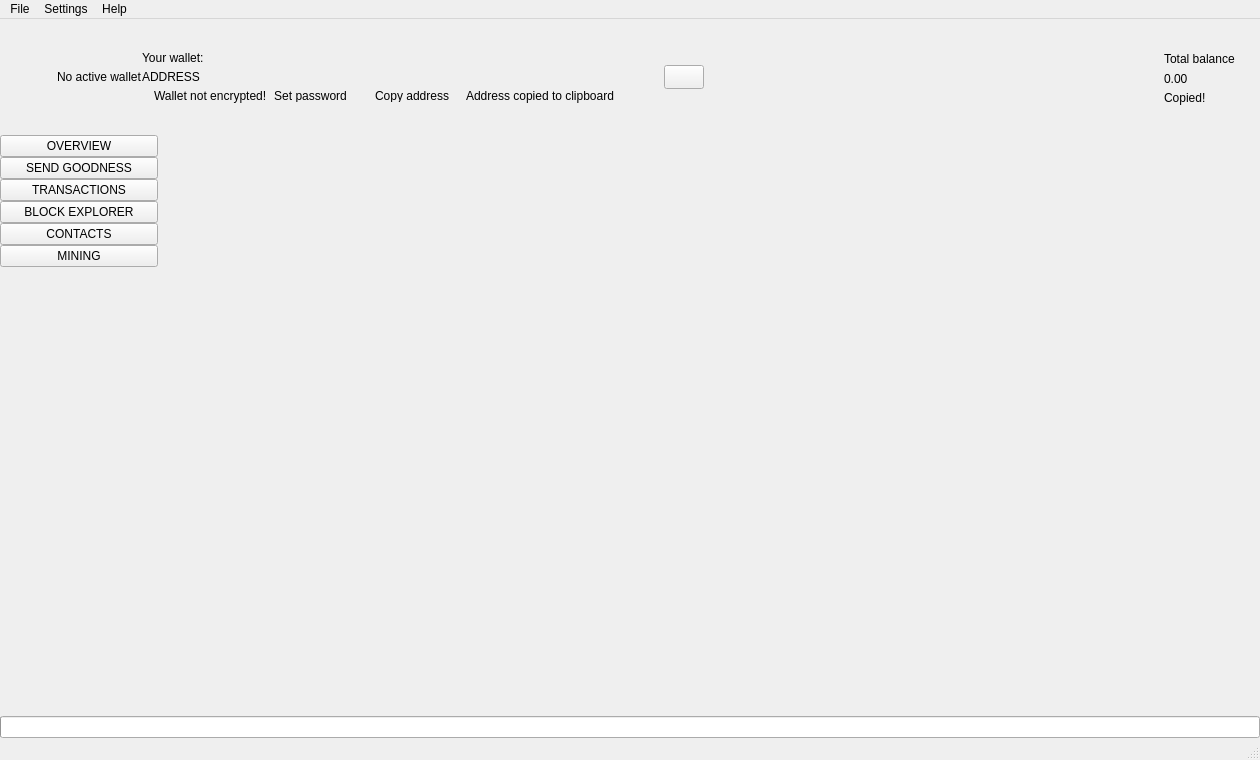
 <widget class="QMainWindow" name="MainWindow">
  <property name="geometry">
   <rect>
    <x>0</x>
    <y>0</y>
    <width>1260</width>
    <height>760</height>
   </rect>
  </property>
  <property name="sizePolicy">
   <sizepolicy hsizetype="Preferred" vsizetype="Preferred">
    <horstretch>0</horstretch>
    <verstretch>0</verstretch>
   </sizepolicy>
  </property>
  <property name="minimumSize">
   <size>
    <width>1260</width>
    <height>600</height>
   </size>
  </property>
  <property name="maximumSize">
   <size>
    <width>16777215</width>
    <height>16777215</height>
   </size>
  </property>
  <property name="windowTitle">
   <string>MainWindow</string>
  </property>
  <property name="windowIcon">
   <iconset>
    <normaloff>:/images/intensecoin</normaloff>:/images/intensecoin</iconset>
  </property>
  <widget class="QWidget" name="centralwidget">
   <layout class="QVBoxLayout" name="verticalLayout_2">
    <property name="spacing">
     <number>0</number>
    </property>
    <property name="leftMargin">
     <number>0</number>
    </property>
    <property name="topMargin">
     <number>0</number>
    </property>
    <property name="rightMargin">
     <number>0</number>
    </property>
    <property name="bottomMargin">
     <number>0</number>
    </property>
    <item>
     <widget class="QFrame" name="m_headerFrame">
      <property name="minimumSize">
       <size>
        <width>0</width>
        <height>116</height>
       </size>
      </property>
      <property name="maximumSize">
       <size>
        <width>16777215</width>
        <height>116</height>
       </size>
      </property>
      <property name="frameShape">
       <enum>QFrame::NoFrame</enum>
      </property>
      <property name="frameShadow">
       <enum>QFrame::Raised</enum>
      </property>
      <layout class="QHBoxLayout" name="horizontalLayout_3">
       <property name="spacing">
        <number>0</number>
       </property>
       <property name="leftMargin">
        <number>0</number>
       </property>
       <property name="topMargin">
        <number>0</number>
       </property>
       <property name="rightMargin">
        <number>25</number>
       </property>
       <property name="bottomMargin">
        <number>0</number>
       </property>
       <item>
        <spacer name="horizontalSpacer_2">
         <property name="orientation">
          <enum>Qt::Horizontal</enum>
         </property>
         <property name="sizeType">
          <enum>QSizePolicy::Fixed</enum>
         </property>
         <property name="sizeHint" stdset="0">
          <size>
           <width>30</width>
           <height>20</height>
          </size>
         </property>
        </spacer>
       </item>
       <item>
        <widget class="QLabel" name="m_logoLabel">
         <property name="maximumSize">
          <size>
           <width>78</width>
           <height>90</height>
          </size>
         </property>
         <property name="text">
          <string/>
         </property>
         <property name="pixmap">
          <pixmap resource="../../resources.qrc">:/icons/goodness.svg</pixmap>
         </property>
         <property name="scaledContents">
          <bool>true</bool>
         </property>
        </widget>
       </item>
       <item>
        <spacer name="horizontalSpacer_5">
         <property name="orientation">
          <enum>Qt::Horizontal</enum>
         </property>
         <property name="sizeType">
          <enum>QSizePolicy::Fixed</enum>
         </property>
         <property name="sizeHint" stdset="0">
          <size>
           <width>20</width>
           <height>20</height>
          </size>
         </property>
        </spacer>
       </item>
       <item>
        <widget class="WalletGui::WalletSmallGrayTextLabel" name="m_noWalletLabel">
         <property name="text">
          <string>No active wallet</string>
         </property>
        </widget>
       </item>
       <item>
        <widget class="QFrame" name="m_walletFrame">
         <property name="frameShape">
          <enum>QFrame::NoFrame</enum>
         </property>
         <property name="frameShadow">
          <enum>QFrame::Raised</enum>
         </property>
         <layout class="QVBoxLayout" name="verticalLayout_3">
          <property name="spacing">
           <number>5</number>
          </property>
          <property name="leftMargin">
           <number>0</number>
          </property>
          <property name="topMargin">
           <number>0</number>
          </property>
          <property name="rightMargin">
           <number>0</number>
          </property>
          <property name="bottomMargin">
           <number>0</number>
          </property>
          <item>
           <spacer name="verticalSpacer_3">
            <property name="orientation">
             <enum>Qt::Vertical</enum>
            </property>
            <property name="sizeType">
             <enum>QSizePolicy::Minimum</enum>
            </property>
            <property name="sizeHint" stdset="0">
             <size>
              <width>20</width>
              <height>40</height>
             </size>
            </property>
           </spacer>
          </item>
          <item>
           <widget class="WalletGui::WalletSmallGrayTextLabel" name="m_walletLabel">
            <property name="text">
             <string>Your wallet:</string>
            </property>
            <property name="indent">
             <number>0</number>
            </property>
           </widget>
          </item>
          <item>
           <widget class="QLabel" name="m_addressLabel">
            <property name="sizePolicy">
             <sizepolicy hsizetype="Preferred" vsizetype="Preferred">
              <horstretch>0</horstretch>
              <verstretch>0</verstretch>
             </sizepolicy>
            </property>
            <property name="cursor">
             <cursorShape>PointingHandCursor</cursorShape>
            </property>
            <property name="toolTip">
             <string>Click to copy</string>
            </property>
            <property name="text">
             <string>ADDRESS</string>
            </property>
            <property name="indent">
             <number>0</number>
            </property>
           </widget>
          </item>
          <item>
           <layout class="QHBoxLayout" name="horizontalLayout_2">
            <property name="spacing">
             <number>0</number>
            </property>
            <item alignment="Qt::AlignTop">
             <widget class="QFrame" name="m_notEncryptedFrame">
              <property name="frameShape">
               <enum>QFrame::NoFrame</enum>
              </property>
              <property name="frameShadow">
               <enum>QFrame::Raised</enum>
              </property>
              <layout class="QHBoxLayout" name="horizontalLayout_4">
               <property name="spacing">
                <number>0</number>
               </property>
               <property name="leftMargin">
                <number>0</number>
               </property>
               <property name="topMargin">
                <number>0</number>
               </property>
               <property name="rightMargin">
                <number>0</number>
               </property>
               <property name="bottomMargin">
                <number>0</number>
               </property>
               <item alignment="Qt::AlignVCenter">
                <widget class="QLabel" name="m_notEncryptedIconLabel">
                 <property name="text">
                  <string/>
                 </property>
                 <property name="pixmap">
                  <pixmap resource="../../resources.qrc">:/icons/lock_open_gray</pixmap>
                 </property>
                 <property name="alignment">
                  <set>Qt::AlignLeading|Qt::AlignLeft|Qt::AlignVCenter</set>
                 </property>
                </widget>
               </item>
               <item>
                <spacer name="horizontalSpacer_11">
                 <property name="orientation">
                  <enum>Qt::Horizontal</enum>
                 </property>
                 <property name="sizeType">
                  <enum>QSizePolicy::Fixed</enum>
                 </property>
                 <property name="sizeHint" stdset="0">
                  <size>
                   <width>5</width>
                   <height>3</height>
                  </size>
                 </property>
                </spacer>
               </item>
               <item alignment="Qt::AlignVCenter">
                <widget class="WalletGui::WalletTinyGrayTextLabel" name="m_notEncryptedTextLabel">
                 <property name="text">
                  <string>Wallet not encrypted!</string>
                 </property>
                 <property name="alignment">
                  <set>Qt::AlignLeading|Qt::AlignLeft|Qt::AlignVCenter</set>
                 </property>
                </widget>
               </item>
               <item>
                <spacer name="horizontalSpacer_9">
                 <property name="orientation">
                  <enum>Qt::Horizontal</enum>
                 </property>
                 <property name="sizeType">
                  <enum>QSizePolicy::Fixed</enum>
                 </property>
                 <property name="sizeHint" stdset="0">
                  <size>
                   <width>3</width>
                   <height>3</height>
                  </size>
                 </property>
                </spacer>
               </item>
               <item alignment="Qt::AlignVCenter">
                <widget class="WalletGui::WalletTinyLinkLikeButton" name="m_encryptButton">
                 <property name="sizePolicy">
                  <sizepolicy hsizetype="Minimum" vsizetype="Minimum">
                   <horstretch>0</horstretch>
                   <verstretch>0</verstretch>
                  </sizepolicy>
                 </property>
                 <property name="minimumSize">
                  <size>
                   <width>0</width>
                   <height>3</height>
                  </size>
                 </property>
                 <property name="cursor">
                  <cursorShape>PointingHandCursor</cursorShape>
                 </property>
                 <property name="text">
                  <string>Set password</string>
                 </property>
                 <property name="flat">
                  <bool>true</bool>
                 </property>
                </widget>
               </item>
               <item>
                <spacer name="horizontalSpacer_10">
                 <property name="orientation">
                  <enum>Qt::Horizontal</enum>
                 </property>
                 <property name="sizeType">
                  <enum>QSizePolicy::Fixed</enum>
                 </property>
                 <property name="sizeHint" stdset="0">
                  <size>
                   <width>20</width>
                   <height>3</height>
                  </size>
                 </property>
                </spacer>
               </item>
              </layout>
             </widget>
            </item>
            <item alignment="Qt::AlignVCenter">
             <widget class="WalletGui::WalletTinyLinkLikeButton" name="m_copyAddressButton">
              <property name="sizePolicy">
               <sizepolicy hsizetype="Minimum" vsizetype="Minimum">
                <horstretch>0</horstretch>
                <verstretch>0</verstretch>
               </sizepolicy>
              </property>
              <property name="minimumSize">
               <size>
                <width>0</width>
                <height>3</height>
               </size>
              </property>
              <property name="cursor">
               <cursorShape>PointingHandCursor</cursorShape>
              </property>
              <property name="focusPolicy">
               <enum>Qt::NoFocus</enum>
              </property>
              <property name="autoFillBackground">
               <bool>true</bool>
              </property>
              <property name="text">
               <string>Copy address</string>
              </property>
              <property name="flat">
               <bool>true</bool>
              </property>
             </widget>
            </item>
            <item>
             <spacer name="horizontalSpacer_7">
              <property name="orientation">
               <enum>Qt::Horizontal</enum>
              </property>
              <property name="sizeType">
               <enum>QSizePolicy::Fixed</enum>
              </property>
              <property name="sizeHint" stdset="0">
               <size>
                <width>13</width>
                <height>3</height>
               </size>
              </property>
             </spacer>
            </item>
            <item alignment="Qt::AlignVCenter">
             <widget class="WalletGui::CopyMagicLabel" name="m_copyAddressLabel">
              <property name="text">
               <string>Address copied to clipboard</string>
              </property>
              <property name="alignment">
               <set>Qt::AlignLeading|Qt::AlignLeft|Qt::AlignVCenter</set>
              </property>
             </widget>
            </item>
            <item>
             <spacer name="horizontalSpacer">
              <property name="orientation">
               <enum>Qt::Horizontal</enum>
              </property>
              <property name="sizeHint" stdset="0">
               <size>
                <width>40</width>
                <height>3</height>
               </size>
              </property>
             </spacer>
            </item>
           </layout>
          </item>
          <item>
           <spacer name="verticalSpacer_2">
            <property name="orientation">
             <enum>Qt::Vertical</enum>
            </property>
            <property name="sizeType">
             <enum>QSizePolicy::Minimum</enum>
            </property>
            <property name="sizeHint" stdset="0">
             <size>
              <width>20</width>
              <height>40</height>
             </size>
            </property>
           </spacer>
          </item>
         </layout>
        </widget>
       </item>
       <item>
        <spacer name="horizontalSpacer_4">
         <property name="orientation">
          <enum>Qt::Horizontal</enum>
         </property>
         <property name="sizeType">
          <enum>QSizePolicy::Fixed</enum>
         </property>
         <property name="sizeHint" stdset="0">
          <size>
           <width>10</width>
           <height>16</height>
          </size>
         </property>
        </spacer>
       </item>
       <item>
        <widget class="WalletGui::WalletSmallButton" name="m_qrButton">
         <property name="sizePolicy">
          <sizepolicy hsizetype="Fixed" vsizetype="Fixed">
           <horstretch>0</horstretch>
           <verstretch>0</verstretch>
          </sizepolicy>
         </property>
         <property name="minimumSize">
          <size>
           <width>24</width>
           <height>24</height>
          </size>
         </property>
         <property name="text">
          <string/>
         </property>
         <property name="icon">
          <iconset resource="../../resources.qrc">
           <normaloff>:/icons/qr-icon</normaloff>:/icons/qr-icon</iconset>
         </property>
         <property name="iconSize">
          <size>
           <width>30</width>
           <height>30</height>
          </size>
         </property>
        </widget>
       </item>
       <item>
        <spacer name="horizontalSpacer_3">
         <property name="orientation">
          <enum>Qt::Horizontal</enum>
         </property>
         <property name="sizeType">
          <enum>QSizePolicy::Expanding</enum>
         </property>
         <property name="sizeHint" stdset="0">
          <size>
           <width>34</width>
           <height>20</height>
          </size>
         </property>
        </spacer>
       </item>
       <item>
        <spacer name="horizontalSpacer_8">
         <property name="orientation">
          <enum>Qt::Horizontal</enum>
         </property>
         <property name="sizeType">
          <enum>QSizePolicy::Fixed</enum>
         </property>
         <property name="sizeHint" stdset="0">
          <size>
           <width>34</width>
           <height>20</height>
          </size>
         </property>
        </spacer>
       </item>
       <item alignment="Qt::AlignRight|Qt::AlignVCenter">
        <widget class="QFrame" name="m_balanceFrame">
         <layout class="QGridLayout" name="gridLayout">
          <property name="leftMargin">
           <number>0</number>
          </property>
          <property name="topMargin">
           <number>30</number>
          </property>
          <property name="rightMargin">
           <number>0</number>
          </property>
          <property name="bottomMargin">
           <number>0</number>
          </property>
          <property name="verticalSpacing">
           <number>3</number>
          </property>
          <item row="0" column="2">
           <layout class="QVBoxLayout" name="verticalLayout_4">
            <item>
             <widget class="QLabel" name="m_balanceTextLabel">
              <property name="text">
               <string>Total balance</string>
              </property>
             </widget>
            </item>
            <item>
             <widget class="QLabel" name="m_balanceLabel">
              <property name="cursor">
               <cursorShape>PointingHandCursor</cursorShape>
              </property>
              <property name="toolTip">
               <string>Click to copy</string>
              </property>
              <property name="text">
               <string>0.00</string>
              </property>
             </widget>
            </item>
           </layout>
          </item>
          <item row="1" column="2">
           <widget class="WalletGui::CopyMagicLabel" name="m_balanceCopyLabel">
            <property name="text">
             <string>Copied!</string>
            </property>
           </widget>
          </item>
          <item row="0" column="1">
           <spacer name="horizontalSpacer_6">
            <property name="orientation">
             <enum>Qt::Horizontal</enum>
            </property>
            <property name="sizeType">
             <enum>QSizePolicy::Fixed</enum>
            </property>
            <property name="sizeHint" stdset="0">
             <size>
              <width>2</width>
              <height>39</height>
             </size>
            </property>
           </spacer>
          </item>
          <item row="2" column="2">
           <spacer name="verticalSpacer_5">
            <property name="orientation">
             <enum>Qt::Vertical</enum>
            </property>
            <property name="sizeType">
             <enum>QSizePolicy::Expanding</enum>
            </property>
            <property name="sizeHint" stdset="0">
             <size>
              <width>20</width>
              <height>50</height>
             </size>
            </property>
           </spacer>
          </item>
          <item row="0" column="0">
           <widget class="QLabel" name="m_balanceIconLabel">
            <property name="text">
             <string/>
            </property>
            <property name="pixmap">
             <pixmap resource="../../resources.qrc">:/icons/total_balance</pixmap>
            </property>
           </widget>
          </item>
         </layout>
        </widget>
       </item>
      </layout>
     </widget>
    </item>
    <item>
     <layout class="QHBoxLayout" name="horizontalLayout" stretch="0,0,0,0,0,0,0,0">
      <property name="spacing">
       <number>0</number>
      </property>
      <item>
       <widget class="QFrame" name="m_toolFrame">
        <property name="frameShape">
         <enum>QFrame::NoFrame</enum>
        </property>
        <property name="frameShadow">
         <enum>QFrame::Plain</enum>
        </property>
        <property name="lineWidth">
         <number>0</number>
        </property>
        <layout class="QVBoxLayout" name="verticalLayout">
         <property name="spacing">
          <number>0</number>
         </property>
         <property name="leftMargin">
          <number>0</number>
         </property>
         <property name="topMargin">
          <number>0</number>
         </property>
         <property name="rightMargin">
          <number>0</number>
         </property>
         <property name="bottomMargin">
          <number>0</number>
         </property>
         <item>
          <widget class="QPushButton" name="m_overviewButton">
           <property name="sizePolicy">
            <sizepolicy hsizetype="Minimum" vsizetype="Fixed">
             <horstretch>0</horstretch>
             <verstretch>0</verstretch>
            </sizepolicy>
           </property>
           <property name="focusPolicy">
            <enum>Qt::NoFocus</enum>
           </property>
           <property name="text">
            <string>OVERVIEW</string>
           </property>
           <property name="checkable">
            <bool>true</bool>
           </property>
           <attribute name="buttonGroup">
            <string notr="true">m_toolButtonGroup</string>
           </attribute>
          </widget>
         </item>
         <item>
          <widget class="QPushButton" name="m_sendButton">
           <property name="sizePolicy">
            <sizepolicy hsizetype="Minimum" vsizetype="Fixed">
             <horstretch>0</horstretch>
             <verstretch>0</verstretch>
            </sizepolicy>
           </property>
           <property name="focusPolicy">
            <enum>Qt::NoFocus</enum>
           </property>
           <property name="text">
            <string>SEND GOODNESS</string>
           </property>
           <property name="checkable">
            <bool>true</bool>
           </property>
           <attribute name="buttonGroup">
            <string notr="true">m_toolButtonGroup</string>
           </attribute>
          </widget>
         </item>
         <item>
          <widget class="QPushButton" name="m_transactionsButton">
           <property name="sizePolicy">
            <sizepolicy hsizetype="Minimum" vsizetype="Fixed">
             <horstretch>0</horstretch>
             <verstretch>0</verstretch>
            </sizepolicy>
           </property>
           <property name="focusPolicy">
            <enum>Qt::NoFocus</enum>
           </property>
           <property name="text">
            <string>TRANSACTIONS</string>
           </property>
           <property name="checkable">
            <bool>true</bool>
           </property>
           <attribute name="buttonGroup">
            <string notr="true">m_toolButtonGroup</string>
           </attribute>
          </widget>
         </item>
         <item>
          <widget class="QPushButton" name="m_blockExplorerButton">
           <property name="focusPolicy">
            <enum>Qt::NoFocus</enum>
           </property>
           <property name="text">
            <string>BLOCK EXPLORER</string>
           </property>
           <property name="checkable">
            <bool>true</bool>
           </property>
           <attribute name="buttonGroup">
            <string notr="true">m_toolButtonGroup</string>
           </attribute>
          </widget>
         </item>
         <item>
          <widget class="QPushButton" name="m_addressBookButton">
           <property name="sizePolicy">
            <sizepolicy hsizetype="Minimum" vsizetype="Fixed">
             <horstretch>0</horstretch>
             <verstretch>0</verstretch>
            </sizepolicy>
           </property>
           <property name="focusPolicy">
            <enum>Qt::NoFocus</enum>
           </property>
           <property name="text">
            <string>CONTACTS</string>
           </property>
           <property name="checkable">
            <bool>true</bool>
           </property>
           <attribute name="buttonGroup">
            <string notr="true">m_toolButtonGroup</string>
           </attribute>
          </widget>
         </item>
         <item>
          <widget class="QPushButton" name="m_miningButton">
           <property name="focusPolicy">
            <enum>Qt::NoFocus</enum>
           </property>
           <property name="text">
            <string>MINING</string>
           </property>
           <property name="checkable">
            <bool>true</bool>
           </property>
           <attribute name="buttonGroup">
            <string notr="true">m_toolButtonGroup</string>
           </attribute>
          </widget>
         </item>
         <item>
          <spacer name="verticalSpacer">
           <property name="orientation">
            <enum>Qt::Vertical</enum>
           </property>
           <property name="sizeHint" stdset="0">
            <size>
             <width>20</width>
             <height>40</height>
            </size>
           </property>
          </spacer>
         </item>
        </layout>
       </widget>
      </item>
      <item>
       <widget class="WalletGui::OverviewFrame" name="m_overviewFrame">
        <property name="frameShape">
         <enum>QFrame::NoFrame</enum>
        </property>
        <property name="frameShadow">
         <enum>QFrame::Raised</enum>
        </property>
       </widget>
      </item>
      <item>
       <widget class="WalletGui::SendFrame" name="m_sendFrame">
        <property name="frameShape">
         <enum>QFrame::NoFrame</enum>
        </property>
        <property name="frameShadow">
         <enum>QFrame::Raised</enum>
        </property>
       </widget>
      </item>
      <item>
       <widget class="WalletGui::TransactionsFrame" name="m_transactionsFrame">
        <property name="frameShape">
         <enum>QFrame::NoFrame</enum>
        </property>
        <property name="frameShadow">
         <enum>QFrame::Raised</enum>
        </property>
       </widget>
      </item>
      <item>
       <widget class="WalletGui::AddressBookFrame" name="m_addressBookFrame">
        <property name="frameShape">
         <enum>QFrame::NoFrame</enum>
        </property>
        <property name="frameShadow">
         <enum>QFrame::Raised</enum>
        </property>
       </widget>
      </item>
      <item>
       <widget class="WalletGui::NoWalletFrame" name="m_noWalletFrame">
        <property name="frameShape">
         <enum>QFrame::NoFrame</enum>
        </property>
        <property name="frameShadow">
         <enum>QFrame::Raised</enum>
        </property>
       </widget>
      </item>
      <item>
       <widget class="WalletGui::BlockExplorerFrame" name="m_blockExplorerFrame">
        <property name="frameShape">
         <enum>QFrame::NoFrame</enum>
        </property>
        <property name="frameShadow">
         <enum>QFrame::Raised</enum>
        </property>
       </widget>
      </item>
      <item>
       <widget class="WalletGui::MiningFrame" name="m_miningFrame">
        <property name="frameShape">
         <enum>QFrame::NoFrame</enum>
        </property>
        <property name="frameShadow">
         <enum>QFrame::Raised</enum>
        </property>
       </widget>
      </item>
     </layout>
    </item>
    <item>
     <widget class="QProgressBar" name="m_syncProgress">
      <property name="maximum">
       <number>100</number>
      </property>
      <property name="value">
       <number>0</number>
      </property>
      <property name="textVisible">
       <bool>false</bool>
      </property>
     </widget>
    </item>
   </layout>
  </widget>
  <widget class="QMenuBar" name="menubar">
   <property name="geometry">
    <rect>
     <x>0</x>
     <y>0</y>
     <width>1260</width>
     <height>22</height>
    </rect>
   </property>
   <widget class="QMenu" name="menuFile">
    <property name="title">
     <string>File</string>
    </property>
    <addaction name="m_createWalletAction"/>
    <addaction name="m_openWalletAction"/>
    <addaction name="m_recentWalletsAction"/>
    <addaction name="m_backupWalletAction"/>
    <addaction name="m_saveKeysAction"/>
    <addaction name="m_resetAction"/>
    <addaction name="m_importKeyAction"/>
    <addaction name="m_exportKeyAction"/>
    <addaction name="m_exportTrackingKeyAction"/>
    <addaction name="m_exitAction"/>
   </widget>
   <widget class="QMenu" name="menuSettings">
    <property name="title">
     <string>Settings</string>
    </property>
    <widget class="QMenu" name="menuThemes">
     <property name="title">
      <string>Themes</string>
     </property>
    </widget>
    <addaction name="m_encryptWalletAction"/>
    <addaction name="m_changePasswordAction"/>
    <addaction name="separator"/>
    <addaction name="m_autostartAction"/>
    <addaction name="m_minimizeToTrayAction"/>
    <addaction name="m_closeToTrayAction"/>
    <addaction name="separator"/>
    <addaction name="m_preferencesAction"/>
    <addaction name="menuThemes"/>
   </widget>
   <widget class="QMenu" name="menuHelp">
    <property name="title">
     <string>Help</string>
    </property>
    <addaction name="m_communityForumAction"/>
    <addaction name="m_reportIssueAction"/>
    <addaction name="m_aboutBytecoinAction"/>
    <addaction name="m_aboutQtAction"/>
   </widget>
   <addaction name="menuFile"/>
   <addaction name="menuSettings"/>
   <addaction name="menuHelp"/>
  </widget>
  <widget class="WalletGui::WalletStatusBar" name="statusBar"/>
  <action name="m_exitAction">
   <property name="checkable">
    <bool>false</bool>
   </property>
   <property name="enabled">
    <bool>true</bool>
   </property>
   <property name="text">
    <string>Exit</string>
   </property>
   <property name="shortcut">
    <string>Ctrl+Q</string>
   </property>
  </action>
  <action name="m_createWalletAction">
   <property name="enabled">
    <bool>true</bool>
   </property>
   <property name="text">
    <string>Create wallet</string>
   </property>
  </action>
  <action name="m_openWalletAction">
   <property name="enabled">
    <bool>true</bool>
   </property>
   <property name="text">
    <string>Open wallet</string>
   </property>
  </action>
  <action name="m_encryptWalletAction">
   <property name="enabled">
    <bool>true</bool>
   </property>
   <property name="text">
    <string>Encrypt wallet</string>
   </property>
  </action>
  <action name="m_changePasswordAction">
   <property name="enabled">
    <bool>true</bool>
   </property>
   <property name="text">
    <string>Change password</string>
   </property>
   <property name="toolTip">
    <string>Change password</string>
   </property>
  </action>
  <action name="m_aboutBytecoinAction">
   <property name="enabled">
    <bool>true</bool>
   </property>
   <property name="text">
    <string>About Goodness</string>
   </property>
  </action>
  <action name="m_aboutQtAction">
   <property name="enabled">
    <bool>true</bool>
   </property>
   <property name="text">
    <string>About Qt</string>
   </property>
  </action>
  <action name="m_backupWalletAction">
   <property name="enabled">
    <bool>true</bool>
   </property>
   <property name="text">
    <string>Backup wallet</string>
   </property>
  </action>
  <action name="m_autostartAction">
   <property name="checkable">
    <bool>true</bool>
   </property>
   <property name="text">
    <string>Start on system login</string>
   </property>
  </action>
  <action name="m_minimizeToTrayAction">
   <property name="checkable">
    <bool>true</bool>
   </property>
   <property name="text">
    <string>Minimize to tray</string>
   </property>
  </action>
  <action name="m_closeToTrayAction">
   <property name="checkable">
    <bool>true</bool>
   </property>
   <property name="text">
    <string>Close to tray</string>
   </property>
  </action>
  <action name="m_preferencesAction">
   <property name="text">
    <string>Preferences</string>
   </property>
  </action>
  <action name="m_recentWalletsAction">
   <property name="text">
    <string>Recent wallets</string>
   </property>
  </action>
  <action name="m_exportTrackingKeyAction">
   <property name="text">
    <string>Export tracking key</string>
   </property>
   <property name="toolTip">
    <string>Export tracking key</string>
   </property>
  </action>
  <action name="m_importKeyAction">
   <property name="text">
    <string>Import key</string>
   </property>
   <property name="toolTip">
    <string>Import key</string>
   </property>
  </action>
  <action name="m_communityForumAction">
   <property name="text">
    <string>Get live support on Discord</string>
   </property>
  </action>
  <action name="m_reportIssueAction">
   <property name="text">
    <string>Report an issue</string>
   </property>
  </action>
  <action name="m_resetAction">
   <property name="text">
    <string>Reset wallet</string>
   </property>
  </action>
  <action name="m_saveKeysAction">
   <property name="text">
    <string>Save wallet keys</string>
   </property>
  </action>
  <action name="m_exportKeyAction">
   <property name="text">
    <string>Export key</string>
   </property>
   <property name="toolTip">
    <string>Export key</string>
   </property>
  </action>
 </widget>
